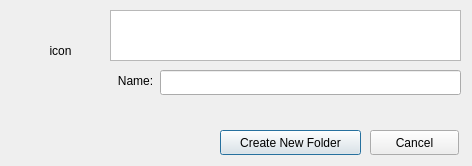
<?xml version="1.0" encoding="UTF-8"?>
<ui version="4.0">
 <class>DlgCreateFolder</class>
 <widget class="QDialog" name="DlgCreateFolder">
  <property name="geometry">
   <rect>
    <x>0</x>
    <y>0</y>
    <width>472</width>
    <height>166</height>
   </rect>
  </property>
  <property name="windowTitle">
   <string>Create new folder</string>
  </property>
  <widget class="QPushButton" name="btn_cancel">
   <property name="geometry">
    <rect>
     <x>370</x>
     <y>130</y>
     <width>89</width>
     <height>25</height>
    </rect>
   </property>
   <property name="text">
    <string>Cancel</string>
   </property>
  </widget>
  <widget class="QPushButton" name="btn_create">
   <property name="geometry">
    <rect>
     <x>220</x>
     <y>130</y>
     <width>141</width>
     <height>25</height>
    </rect>
   </property>
   <property name="text">
    <string>Create New Folder</string>
   </property>
   <property name="default">
    <bool>true</bool>
   </property>
  </widget>
  <widget class="QLineEdit" name="le_name">
   <property name="geometry">
    <rect>
     <x>160</x>
     <y>70</y>
     <width>301</width>
     <height>25</height>
    </rect>
   </property>
  </widget>
  <widget class="QLabel" name="lbl_err">
   <property name="geometry">
    <rect>
     <x>160</x>
     <y>100</y>
     <width>301</width>
     <height>20</height>
    </rect>
   </property>
   <property name="sizePolicy">
    <sizepolicy hsizetype="Expanding" vsizetype="Preferred">
     <horstretch>0</horstretch>
     <verstretch>0</verstretch>
    </sizepolicy>
   </property>
   <property name="font">
    <font>
     <pointsize>11</pointsize>
    </font>
   </property>
   <property name="lineWidth">
    <number>3</number>
   </property>
   <property name="text">
    <string/>
   </property>
   <property name="alignment">
    <set>Qt::AlignCenter</set>
   </property>
  </widget>
  <widget class="QTextBrowser" name="tb_text">
   <property name="geometry">
    <rect>
     <x>110</x>
     <y>10</y>
     <width>351</width>
     <height>51</height>
    </rect>
   </property>
  </widget>
  <widget class="QLabel" name="label">
   <property name="geometry">
    <rect>
     <x>110</x>
     <y>70</y>
     <width>51</width>
     <height>21</height>
    </rect>
   </property>
   <property name="sizePolicy">
    <sizepolicy hsizetype="Fixed" vsizetype="Preferred">
     <horstretch>0</horstretch>
     <verstretch>0</verstretch>
    </sizepolicy>
   </property>
   <property name="text">
    <string>Name:</string>
   </property>
   <property name="alignment">
    <set>Qt::AlignCenter</set>
   </property>
  </widget>
  <widget class="QLabel" name="lbl_icon">
   <property name="geometry">
    <rect>
     <x>20</x>
     <y>10</y>
     <width>81</width>
     <height>81</height>
    </rect>
   </property>
   <property name="text">
    <string>icon</string>
   </property>
   <property name="alignment">
    <set>Qt::AlignCenter</set>
   </property>
  </widget>
 </widget>
 <resources/>
 <connections/>
</ui>
